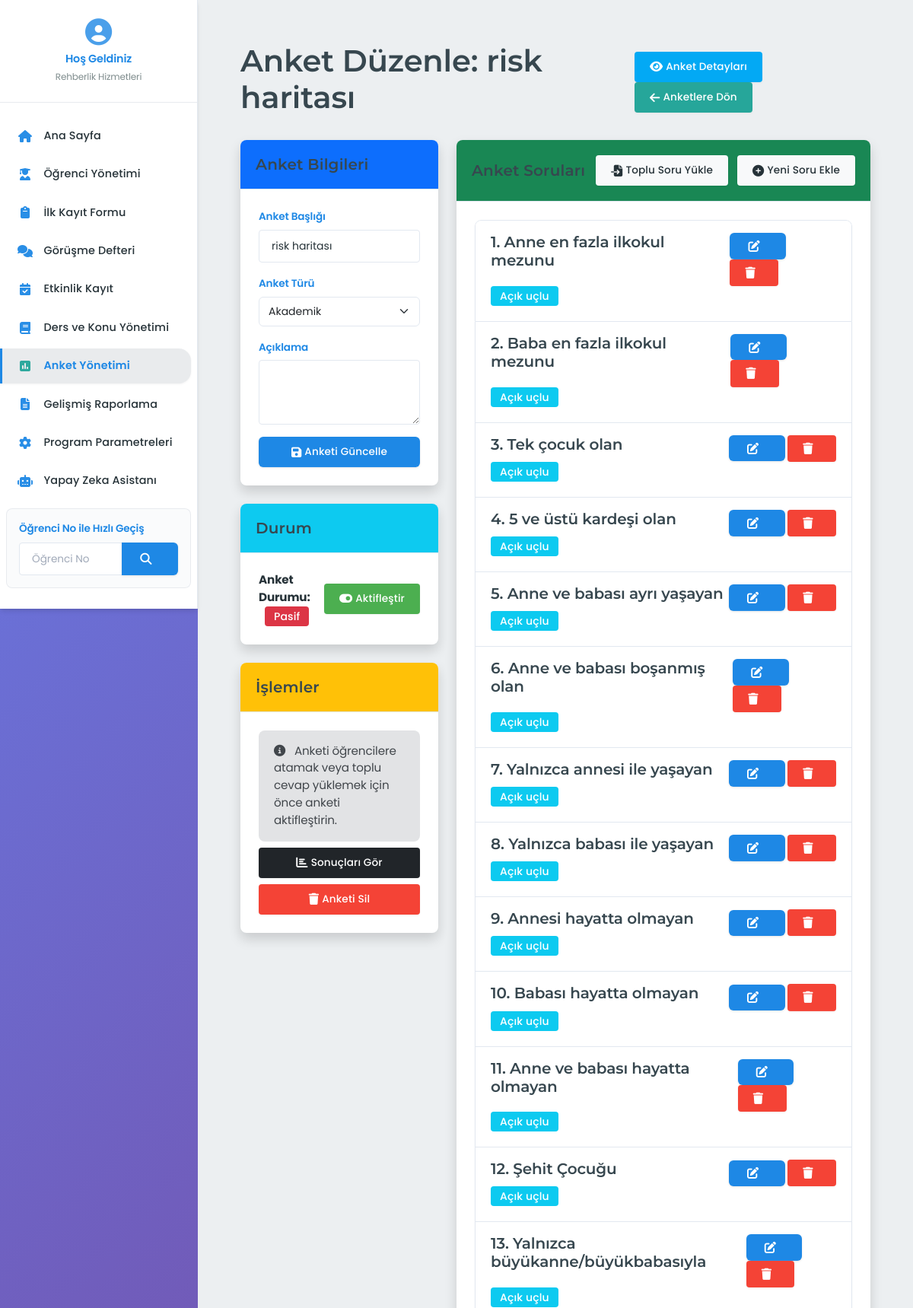
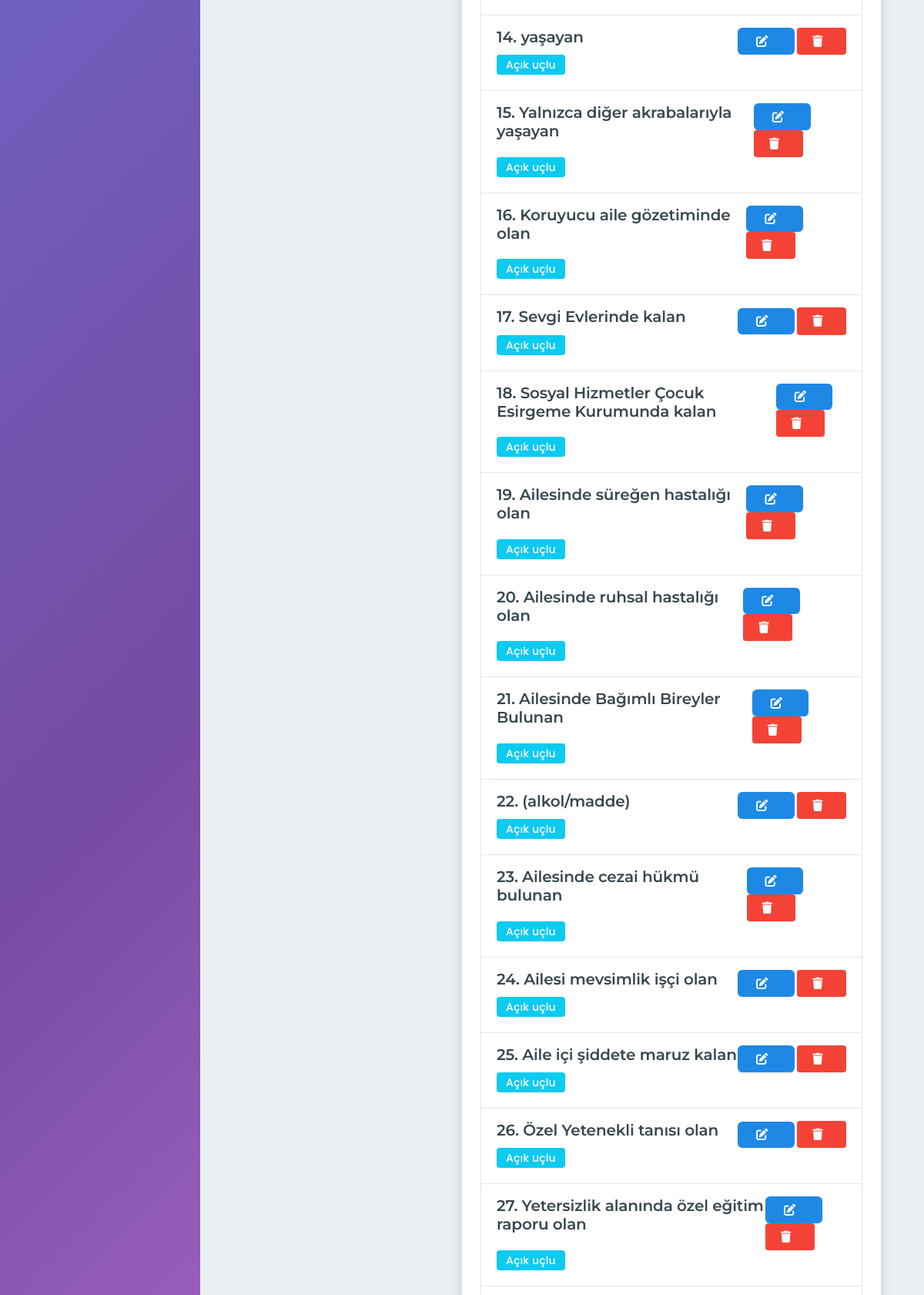
Page /anket-yonetimi/anket/1/duzenle (upper part) on the committed database (2 pictures, top to bottom).
### app/blueprints/anket_yonetimi/models.py (models this page shows, shortened)
class Anket(db.Model):
    __tablename__ = 'anketler'
    __table_args__ = {'extend_existing': True}
    id = db.Column(db.Integer, primary_key=True)
    anket_turu_id = db.Column(db.Integer, db.ForeignKey('anket_turleri.id'), nullable=False)
    baslik = db.Column(db.String(200), nullable=False)
    aciklama = db.Column(db.Text, nullable=True)
    olusturma_tarihi = db.Column(db.DateTime, default=datetime.now)
    guncelleme_tarihi = db.Column(db.DateTime, default=datetime.now, onupdate=datetime.now)
    aktif = db.Column(db.Boolean, default=True)
    anket_turu = relationship("AnketTuru", back_populates="anketler")
    sorular = relationship("AnketSoru", back_populates="anket", cascade="all, delete-orphan")
    ogrenci_anketleri = relationship("OgrenciAnket", back_populates="anket", cascade="all, delete-orphan")

class AnketTuru(db.Model):
    __tablename__ = 'anket_turleri'
    __table_args__ = {'extend_existing': True}
    id = db.Column(db.Integer, primary_key=True)
    tur_adi = db.Column(db.String(100), nullable=False, unique=True)
    aciklama = db.Column(db.Text, nullable=True)
    anketler = relationship("Anket", back_populates="anket_turu")

class AnketSoru(db.Model):
    __tablename__ = 'anket_sorulari'
    __table_args__ = {'extend_existing': True}
    id = db.Column(db.Integer, primary_key=True)
    anket_id = db.Column(db.Integer, db.ForeignKey('anketler.id'), nullable=False)
    cevap_turu_id = db.Column(db.Integer, db.ForeignKey('cevap_turleri.id'), nullable=False)
    soru_metni = db.Column(db.Text, nullable=False)
    soru_sirasi = db.Column(db.Integer, nullable=False, default=1)
    cevap_secenekleri = db.Column(db.Text, nullable=True)  # JSON formatında saklanacak seçenekler (gerekirse)
    zorunlu = db.Column(db.Boolean, default=True)
    ters_puanlama = db.Column(db.Boolean, default=False)  # Psikolojik testler için ters puanlama
    anket = relationship("Anket", back_populates="sorular")
    cevap_turu = relationship("CevapTuru", back_populates="sorular")
    cevaplar = relationship("AnketCevap", back_populates="soru", cascade="all, delete-orphan")

class CevapTuru(db.Model):
    __tablename__ = 'cevap_turleri'
    __table_args__ = {'extend_existing': True}
    id = db.Column(db.Integer, primary_key=True)
    tur_adi = db.Column(db.String(50), nullable=False, unique=True)
    aciklama = db.Column(db.Text, nullable=True)
    sorular = relationship("AnketSoru", back_populates="cevap_turu")

### app/blueprints/anket_yonetimi/routes.py (the view, shortened to what this page needs)
@anket_yonetimi_bp.route('/anket/<int:anket_id>/duzenle', methods=['GET', 'POST'])
@admin_required
def duzenle_anket(anket_id):
    anket = AnketService.get_anket(anket_id)
    if not anket:
        flash('Anket bulunamadı!', 'danger')
        return redirect(url_for('anket_yonetimi.index'))
    anket_turleri = AnketService.get_anket_turleri()
    sorular = AnketSoru.query.filter_by(anket_id=anket_id).order_by(AnketSoru.soru_sirasi).all()
    cevap_turleri = AnketService.get_cevap_turleri()
    return render_template('anket_yonetimi/duzenle_anket.html',
                         anket=anket,
                         anket_turleri=anket_turleri,
                         sorular=sorular,
                         cevap_turleri=cevap_turleri)

### app/blueprints/anket_yonetimi/templates/anket_yonetimi/duzenle_anket.html (shortened to what this page needs)
{% extends "base.html" %}
{% block content %}
<div class="container-fluid py-4">
    <div class="d-flex justify-content-between align-items-center mb-4">
        <h1>Anket Düzenle: {{ anket.baslik }}</h1>
        <div>
            <a href="{{ url_for('anket_yonetimi.anket_detay', anket_id=anket.id) }}" class="btn btn-info me-2">
                <i class="fas fa-eye me-1"></i> Anket Detayları
            </a>
            <a href="{{ url_for('anket_yonetimi.index') }}" class="btn btn-secondary">
                <i class="fas fa-arrow-left me-1"></i> Anketlere Dön
            </a>
        </div>
    </div>
    <div class="row">
        <div class="col-md-4">
            <div class="card shadow border-0 mb-4">
                <div class="card-header bg-primary text-white">
                    <h5 class="mb-0">Anket Bilgileri</h5>
                </div>
                <div class="card-body">
                    <form action="{{ url_for('anket_yonetimi.duzenle_anket', anket_id=anket.id) }}" method="post">
                        <div class="mb-3">
                            <label for="baslik" class="form-label">Anket Başlığı</label>
                            <input type="text" class="form-control" id="baslik" name="baslik"
                                   value="{{ anket.baslik }}" required>
                        </div>
                        <div class="mb-3">
                            <label for="anket_turu_id" class="form-label">Anket Türü</label>
                            <select class="form-select" id="anket_turu_id" name="anket_turu_id" required>
                                {% for tur in anket_turleri %}
                                    <option value="{{ tur.id }}" {% if tur.id == anket.anket_turu_id %}selected{% endif %}>
                                        {{ tur.tur_adi }}
                                    </option>
                                {% endfor %}
                            </select>
                        </div>
                        <div class="mb-3">
                            <label for="aciklama" class="form-label">Açıklama</label>
                            <textarea class="form-control" id="aciklama" name="aciklama" rows="3">{{ anket.aciklama or '' }}</textarea>
                        </div>
                        <div class="d-grid">
                            <button type="submit" class="btn btn-primary">
                                <i class="fas fa-save me-1"></i> Anketi Güncelle
                            </button>
                        </div>
                    </form>
                </div>
            </div>
            <div class="card shadow border-0 mb-4">
                <div class="card-header bg-info text-white">
                    <h5 class="mb-0">Durum</h5>
                </div>
                <div class="card-body">
                    <div class="d-flex justify-content-between align-items-center">
                        <div>
                            <strong>Anket Durumu:</strong>
                            {% if anket.aktif %}
                                <span class="badge bg-success ms-2">Aktif</span>
                            {% else %}
                                <span class="badge bg-danger ms-2">Pasif</span>
                            {% endif %}
                        </div>
                        <div>
                            <form action="{{ url_for('anket_yonetimi.anket_durum_degistir', anket_id=anket.id) }}" method="post">
                                <button type="submit" class="btn {{ 'btn-danger' if anket.aktif else 'btn-success' }}">
                                    {% if anket.aktif %}
                                        <i class="fas fa-toggle-off me-1"></i> Pasifleştir
                                    {% else %}
                                        <i class="fas fa-toggle-on me-1"></i> Aktifleştir
                                    {% endif %}
                                </button>
                            </form>
                        </div>
                    </div>
                </div>
            </div>
            <div class="card shadow border-0">
                <div class="card-header bg-warning text-dark">
                    <h5 class="mb-0">İşlemler</h5>
                </div>
                <div class="card-body">
                    <div class="d-grid gap-2">
                        {% if anket.aktif %}
                            <a href="{{ url_for('anket_yonetimi.ogrencilere_ata', anket_id=anket.id) }}" class="btn btn-success">
                                <i class="fas fa-user-plus me-1"></i> Öğrencilere Ata
                            </a>
                            <a href="{{ url_for('anket_yonetimi.toplu_cevap_yukle', anket_id=anket.id) }}" class="btn btn-warning">
                                <i class="fas fa-file-upload me-1"></i> Toplu Cevap Yükle
                            </a>
                        {% else %}
                            <div class="alert alert-secondary mb-0">
                                <i class="fas fa-info-circle me-2"></i> Anketi öğrencilere atamak veya toplu cevap yüklemek için önce anketi aktifleştirin.
                            </div>
                        {% endif %}
                        <a href="{{ url_for('anket_yonetimi.anket_sonuclari', anket_id=anket.id) }}" class="btn btn-dark">
                            <i class="fas fa-chart-bar me-1"></i> Sonuçları Gör
                        </a>
                        <button type="button" class="btn btn-danger" data-bs-toggle="modal" data-bs-target="#deleteModal">
                            <i class="fas fa-trash me-1"></i> Anketi Sil
                        </button>
                    </div>
                </div>
            </div>
        </div>
        <div class="col-md-8">
            <div class="card shadow border-0">
                <div class="card-header bg-success text-white d-flex justify-content-between align-items-center">
                    <h5 class="mb-0">Anket Soruları</h5>
                    <div>
                        <button type="button" class="btn btn-light me-2" data-bs-toggle="modal" data-bs-target="#bulkImportModal">
                            <i class="fas fa-file-import me-1"></i> Toplu Soru Yükle
                        </button>
                        <button type="button" class="btn btn-light" data-bs-toggle="modal" data-bs-target="#addQuestionModal">
                            <i class="fas fa-plus-circle me-1"></i> Yeni Soru Ekle
                        </button>
                    </div>
                </div>
                <div class="card-body">
                    {% if sorular %}
                        <div class="list-group mb-4">
                            {% for soru in sorular %}
                            <div class="list-group-item list-group-item-action">
                                <div class="d-flex w-100 justify-content-between">
                                    <h5 class="mb-1">{{ soru.soru_sirasi }}. {{ soru.soru_metni }}</h5>
                                    <div>
                                        <button type="button" class="btn btn-sm btn-primary edit-question"
                                                data-soru-id="{{ soru.id }}"
                                                data-soru-metni="{{ soru.soru_metni }}"
                                                data-soru-sirasi="{{ soru.soru_sirasi }}"
                                                data-cevap-turu="{{ soru.cevap_turu_id }}"
                                                data-cevap-secenekleri="{{ soru.cevap_secenekleri or '' }}"
                                                data-zorunlu="{{ 'checked' if soru.zorunlu else '' }}"
                                                data-ters-puanlama="{{ 'checked' if soru.ters_puanlama else '' }}">
                                            <i class="fas fa-edit"></i>
                                        </button>
                                        <button type="button" class="btn btn-sm btn-danger delete-question" data-soru-id="{{ soru.id }}">
                                            <i class="fas fa-trash"></i>
                                        </button>
                                    </div>
                                </div>
                                <p class="mb-1">
                                    <span class="badge bg-info me-2">{{ soru.cevap_turu.tur_adi }}</span>
                                </p>
                            </div>
                            {% endfor %}
                        </div>
                    {% else %}
                        <div class="alert alert-info">
                            <i class="fas fa-info-circle me-2"></i> Bu ankete henüz soru eklenmemiş. "Yeni Soru Ekle" butonunu kullanarak soru ekleyebilirsiniz.
                        </div>
                    {% endif %}
                </div>
            </div>
        </div>
    </div>
</div>
{% endblock %}

### rows in the picture
Anket: baslik "risk haritası", anket_turu_id "Akademik"
AnketSoru: soru_sirasi "1", soru_metni "Anne en fazla ilkokul mezunu", cevap_turu.tur_adi "Açık uçlu"
AnketSoru: soru_sirasi "2", soru_metni "Baba en fazla ilkokul mezunu", cevap_turu.tur_adi "Açık uçlu"
AnketSoru: soru_sirasi "3", soru_metni "Tek çocuk olan", cevap_turu.tur_adi "Açık uçlu"
AnketSoru: soru_sirasi "4", soru_metni "5 ve üstü kardeşi olan", cevap_turu.tur_adi "Açık uçlu"
AnketSoru: soru_sirasi "5", soru_metni "Anne ve babası ayrı yaşayan", cevap_turu.tur_adi "Açık uçlu"
AnketSoru: soru_sirasi "6", soru_metni "Anne ve babası boşanmış olan", cevap_turu.tur_adi "Açık uçlu"
AnketSoru: soru_sirasi "7", soru_metni "Yalnızca annesi ile yaşayan", cevap_turu.tur_adi "Açık uçlu"
AnketSoru: soru_sirasi "8", soru_metni "Yalnızca babası ile yaşayan", cevap_turu.tur_adi "Açık uçlu"
AnketSoru: soru_sirasi "9", soru_metni "Annesi hayatta olmayan", cevap_turu.tur_adi "Açık uçlu"
AnketSoru: soru_sirasi "10", soru_metni "Babası hayatta olmayan", cevap_turu.tur_adi "Açık uçlu"
AnketSoru: soru_sirasi "11", soru_metni "Anne ve babası hayatta olmayan", cevap_turu.tur_adi "Açık uçlu"
AnketSoru: soru_sirasi "12", soru_metni "Şehit Çocuğu", cevap_turu.tur_adi "Açık uçlu"
AnketSoru: soru_sirasi "13", soru_metni "Yalnızca büyükanne/büyükbabasıyla", cevap_turu.tur_adi "Açık uçlu"
AnketSoru: soru_sirasi "14", soru_metni "yaşayan", cevap_turu.tur_adi "Açık uçlu"
AnketSoru: soru_sirasi "15", soru_metni "Yalnızca diğer akrabalarıyla yaşayan", cevap_turu.tur_adi "Açık uçlu"
AnketSoru: soru_sirasi "16", soru_metni "Koruyucu aile gözetiminde olan", cevap_turu.tur_adi "Açık uçlu"
AnketSoru: soru_sirasi "17", soru_metni "Sevgi Evlerinde kalan", cevap_turu.tur_adi "Açık uçlu"
AnketSoru: soru_sirasi "18", soru_metni "Sosyal Hizmetler Çocuk Esirgeme Kurumunda kalan", cevap_turu.tur_adi "Açık uçlu"
AnketSoru: soru_sirasi "19", soru_metni "Ailesinde süreğen hastalığı olan", cevap_turu.tur_adi "Açık uçlu"
AnketSoru: soru_sirasi "20", soru_metni "Ailesinde ruhsal hastalığı olan", cevap_turu.tur_adi "Açık uçlu"
AnketSoru: soru_sirasi "21", soru_metni "Ailesinde Bağımlı Bireyler Bulunan", cevap_turu.tur_adi "Açık uçlu"
AnketSoru: soru_sirasi "22", soru_metni "(alkol/madde)", cevap_turu.tur_adi "Açık uçlu"
AnketSoru: soru_sirasi "23", soru_metni "Ailesinde cezai hükmü bulunan", cevap_turu.tur_adi "Açık uçlu"
AnketSoru: soru_sirasi "24", soru_metni "Ailesi mevsimlik işçi olan", cevap_turu.tur_adi "Açık uçlu"
AnketSoru: soru_sirasi "25", soru_metni "Aile içi şiddete maruz kalan", cevap_turu.tur_adi "Açık uçlu"
AnketSoru: soru_sirasi "26", soru_metni "Özel Yetenekli tanısı olan", cevap_turu.tur_adi "Açık uçlu"
AnketSoru: soru_sirasi "27", soru_metni "Yetersizlik alanında özel eğitim raporu olan", cevap_turu.tur_adi "Açık uçlu"
